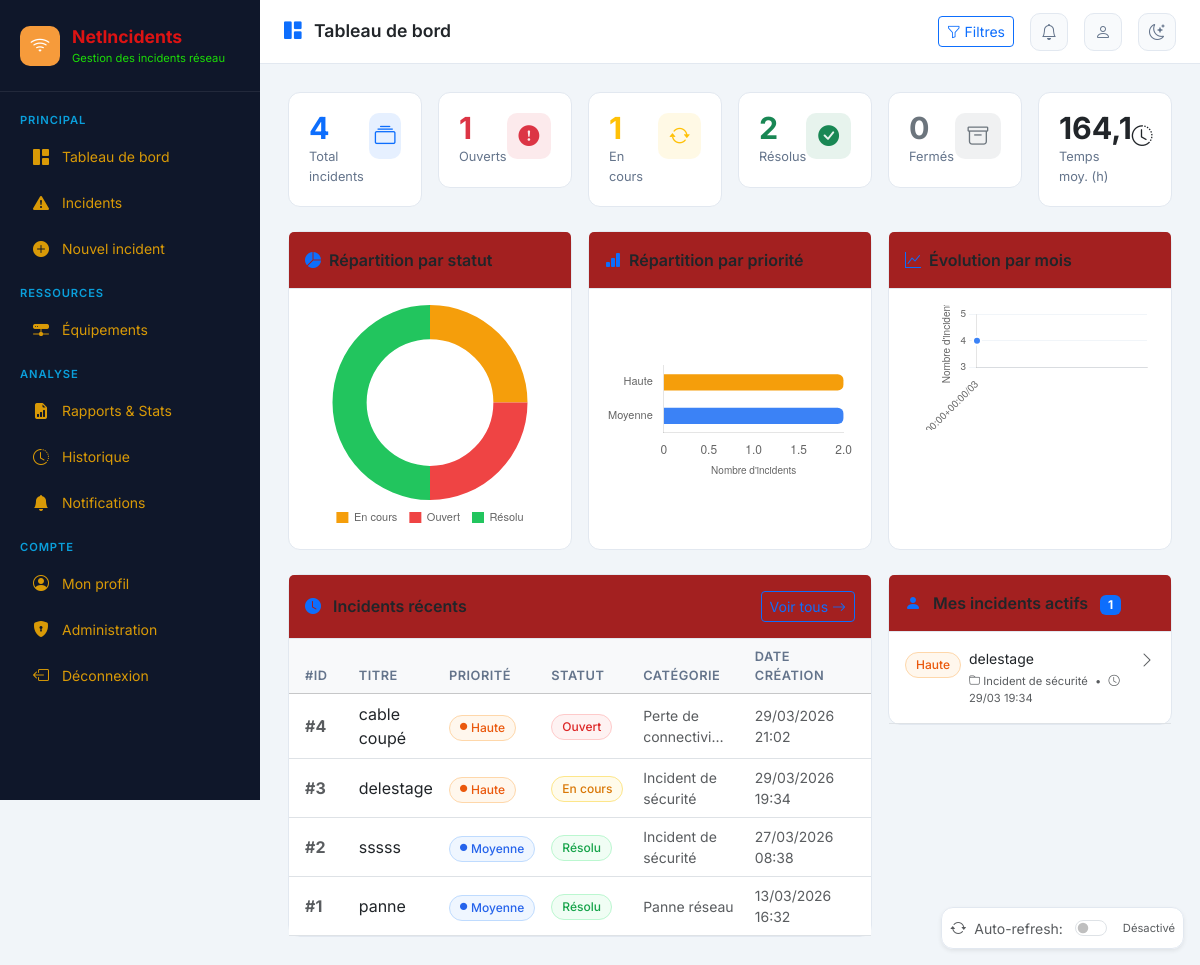
The app's page / (signed in), older data.
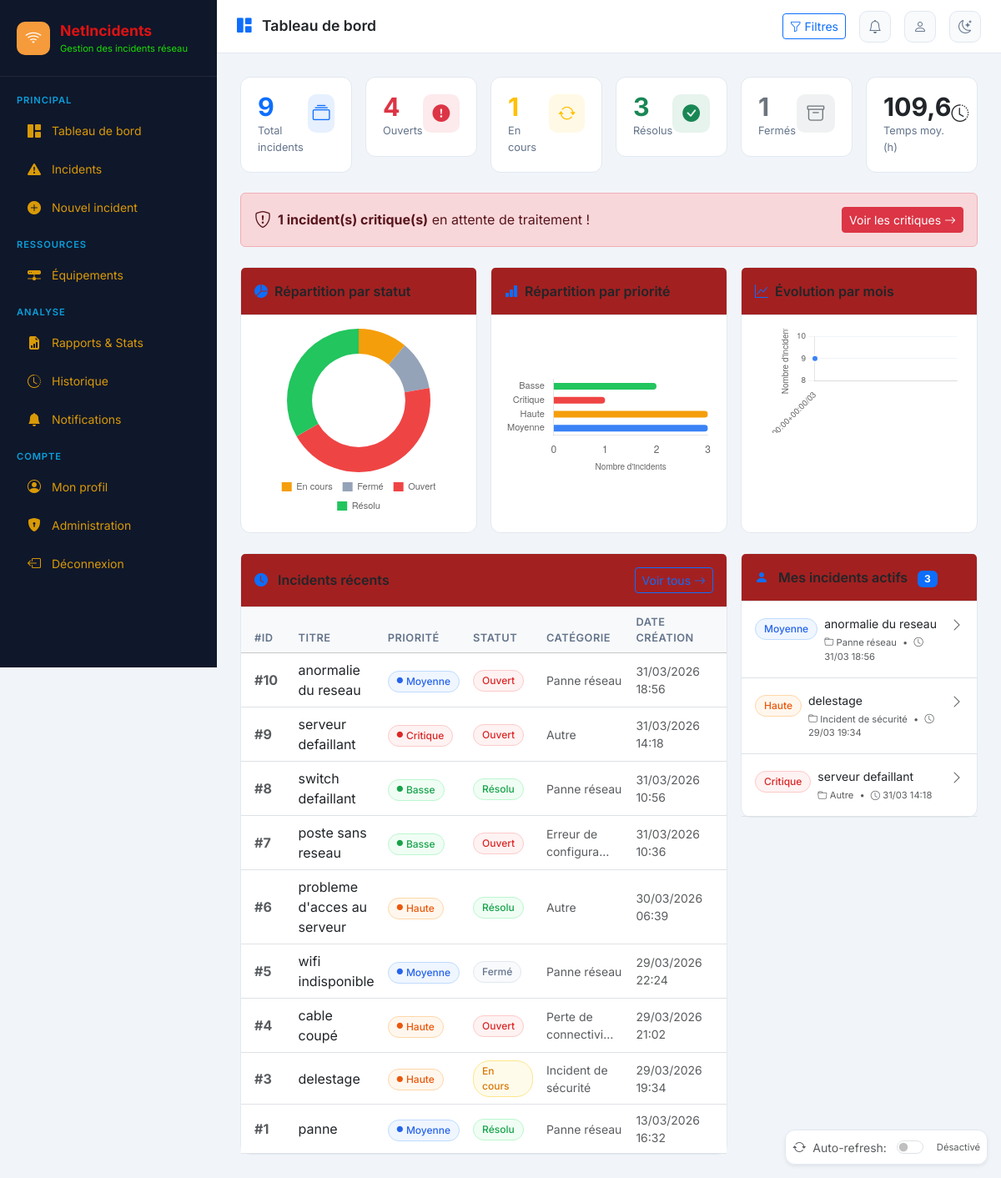
The same page, newer data.
### incidents/models.py (models this page shows, shortened)
class Incident(models.Model):
    PRIORITE = [
        ('critique', 'Critique'),
        ('haute', 'Haute'),
        ('moyenne', 'Moyenne'),
        ('basse', 'Basse'),
    ]
    STATUT = [
        ('ouvert', 'Ouvert'),
        ('en_cours', 'En cours'),
        ('resolu', 'Résolu'),
        ('ferme', 'Fermé'),
    ]
    CATEGORIE = [
        ('panne_reseau', 'Panne réseau'),
        ('lenteur', 'Lenteur / Dégradation'),
        ('securite', 'Incident de sécurité'),
        ('configuration', 'Erreur de configuration'),
        ('materiel', 'Défaillance matérielle'),
        ('logiciel', 'Incident logiciel'),
        ('connectivite', 'Perte de connectivité'),
        ('autre', 'Autre'),
    ]
    titre = models.CharField(max_length=200, verbose_name="Titre")
    description = models.TextField(verbose_name="Description")
    categorie = models.CharField(max_length=30, choices=CATEGORIE, default='autre', verbose_name="Catégorie")
    priorite = models.CharField(max_length=20, choices=PRIORITE, default='moyenne', verbose_name="Priorité")
    statut = models.CharField(max_length=20, choices=STATUT, default='ouvert', verbose_name="Statut")
    equipements = models.ManyToManyField(Equipement, blank=True, verbose_name="Équipements concernés")
    date_creation = models.DateTimeField(auto_now_add=True, verbose_name="Date de création")
    date_modification = models.DateTimeField(auto_now=True, verbose_name="Dernière modification")
    date_resolution = models.DateTimeField(null=True, blank=True, verbose_name="Date de résolution")
    date_fermeture = models.DateTimeField(null=True, blank=True, verbose_name="Date de fermeture")
    cree_par = models.ForeignKey(
        User, on_delete=models.SET_NULL, null=True,
        related_name='incidents_crees', verbose_name="Créé par"
    )
    assigne_a = models.ForeignKey(
        User, on_delete=models.SET_NULL, null=True, blank=True,
        related_name='incidents_assignes', verbose_name="Assigné à"
    )
    impact = models.TextField(blank=True, verbose_name="Impact métier")
    cause_racine = models.TextField(blank=True, verbose_name="Cause racine")
    solution_appliquee = models.TextField(blank=True, verbose_name="Solution appliquée")
    class Meta:
        verbose_name = "Incident"
        verbose_name_plural = "Incidents"
        ordering = ['-date_creation']

### incidents/views.py (the view, shortened to what this page needs)
# urls.py: path('', views.dashboard, name='accueil'),
@login_required
def dashboard(request):
    statut_filtre = request.GET.get('statut', '')
    priorite_filtre = request.GET.get('priorite', '')
    categorie_filtre = request.GET.get('categorie', '')
    recherche = request.GET.get('recherche', '')
    periode = request.GET.get('periode', '')  # aujourdhui, hier, cette_semaine, semaine_derniere, ce_mois, mois_dernier, personnalise
    date_debut = request.GET.get('date_debut', '')
    date_fin = request.GET.get('date_fin', '')
    incidents_queryset = Incident.objects.select_related('cree_par', 'assigne_a')
    if recherche:
        incidents_queryset = incidents_queryset.filter(
            Q(titre__icontains=recherche) | Q(description__icontains=recherche)
        )
    if statut_filtre:
        incidents_queryset = incidents_queryset.filter(statut=statut_filtre)
    if priorite_filtre:
        incidents_queryset = incidents_queryset.filter(priorite=priorite_filtre)
    if categorie_filtre:
        incidents_queryset = incidents_queryset.filter(categorie=categorie_filtre)
    today = timezone.now().date()
    if periode == 'aujourdhui':
        incidents_queryset = incidents_queryset.filter(date_creation__date=today)
        periode_label = "Aujourd'hui"
    elif periode == 'hier':
        hier = today - timedelta(days=1)
        incidents_queryset = incidents_queryset.filter(date_creation__date=hier)
        periode_label = "Hier"
    elif periode == 'cette_semaine':
        debut_semaine = today - timedelta(days=today.weekday())
        incidents_queryset = incidents_queryset.filter(date_creation__date__gte=debut_semaine)
        periode_label = "Cette semaine"
    elif periode == 'ce_mois':
        debut_mois = today.replace(day=1)
        incidents_queryset = incidents_queryset.filter(date_creation__date__gte=debut_mois)
        periode_label = "Ce mois"
    else:
        periode_label = "Toutes dates"
    total = incidents_queryset.count()
    ouverts = incidents_queryset.filter(statut='ouvert').count()
    en_cours = incidents_queryset.filter(statut='en_cours').count()
    resolus = incidents_queryset.filter(statut='resolu').count()
    fermes = incidents_queryset.filter(statut='ferme').count()
    critiques = incidents_queryset.filter(priorite='critique', statut__in=['ouvert', 'en_cours']).count()
    derniers_incidents = incidents_queryset.order_by('-date_creation')[:10]
    mes_incidents = incidents_queryset.filter(
        assigne_a=request.user,
        statut__in=['ouvert', 'en_cours']
    ).order_by('-priorite', '-date_creation')[:5]
    stats_par_statut = list(
        incidents_queryset.values('statut').annotate(total=Count('id'))
    )
    stats_par_priorite = list(
        incidents_queryset.values('priorite').annotate(total=Count('id'))
    )
    stats_par_categorie = list(
        incidents_queryset.values('categorie').annotate(total=Count('id')).order_by('-total')[:6]
    )
    if periode == 'cette_semaine' or periode == 'semaine_derniere' or periode == 'personnalise' and date_debut and date_fin:
        evolution_data = (
            incidents_queryset
            .annotate(jour=TruncDate('date_creation'))
            .values('jour')
            .annotate(total=Count('id'))
            .order_by('jour')
        )
        evolution_label = "par jour"
    else:
        evolution_data = (
            incidents_queryset
            .annotate(mois=TruncMonth('date_creation'))
            .values('mois')
            .annotate(total=Count('id'))
            .order_by('mois')
        )
        evolution_label = "par mois"
    date_limite = timezone.now() - timedelta(days=7)
    incidents_semaine = (
        Incident.objects.filter(date_creation__gte=date_limite)
        .annotate(jour=TruncDate('date_creation'))
        .values('jour')
        .annotate(total=Count('id'))
        .order_by('jour')
    )
    statuts = Incident.STATUT
    priorites = Incident.PRIORITE
    categories = Incident.CATEGORIE
    incidents_resolus = incidents_queryset.filter(
        statut='resolu',
        date_resolution__isnull=False
    )
    temps_moyen_resolution = None
    if incidents_resolus.exists():
        temps_total = sum(
            (inc.date_resolution - inc.date_creation).total_seconds() / 3600
            for inc in incidents_resolus
        )
        temps_moyen_resolution = round(temps_total / incidents_resolus.count(), 1)
    notifications = Notification.objects.filter(
        utilisateur=request.user, lue=False
    ).order_by('-date_creation')[:5]
    context = {
        'total': total,
        'ouverts': ouverts,
        'en_cours': en_cours,
        'resolus': resolus,
        'fermes': fermes,
        'critiques': critiques,
        'derniers_incidents': derniers_incidents,
        'mes_incidents': mes_incidents,
        'stats_par_statut': json.dumps(stats_par_statut),
        'stats_par_priorite': json.dumps(stats_par_priorite),
        'stats_par_categorie': json.dumps(stats_par_categorie),
        'incidents_semaine': json.dumps([
            {'jour': str(i['jour']), 'total': i['total']} for i in incidents_semaine
        ]),
        'evolution_data': json.dumps([
            {'periode': str(item[list(item.keys())[0]]), 'total': item['total']}
            for item in evolution_data
        ]),
        'evolution_label': evolution_label,
        'notifications': notifications,
        'nb_notifs': Notification.objects.filter(utilisateur=request.user, lue=False).count(),
        'statuts': statuts,
        'priorites': priorites,
        'categories': categories,
        'filtre_statut': statut_filtre,
        'filtre_priorite': priorite_filtre,
        'filtre_categorie': categorie_filtre,
        'recherche': recherche,
        'periode': periode,
        'periode_label': periode_label,
        'date_debut': date_debut,
        'date_fin': date_fin,
        'temps_moyen_resolution': temps_moyen_resolution,
    }
    return render(request, 'incidents/dashboard.html', context)

### incidents/templates/incidents/dashboard.html (shortened to what the changed rows need)
{% extends 'incidents/base.html' %}
{% load static %}
{% block content %}
<div class="row g-3 mb-4">
    <div class="col-6 col-lg-2">
        <div class="stat-card">
            <div class="d-flex align-items-start justify-content-between">
                <div>
                    <div class="stat-value text-primary">{{ total }}</div>
                    <div class="stat-label">Total incidents</div>
                </div>
            </div>
        </div>
    </div>
    <div class="col-6 col-lg-2">
        <div class="stat-card">
            <div class="d-flex align-items-start justify-content-between">
                <div>
                    <div class="stat-value text-danger">{{ ouverts }}</div>
                    <div class="stat-label">Ouverts</div>
                </div>
            </div>
        </div>
    </div>
    <div class="col-6 col-lg-2">
        <div class="stat-card">
            <div class="d-flex align-items-start justify-content-between">
                <div>
                    <div class="stat-value text-success">{{ resolus }}</div>
                    <div class="stat-label">Résolus</div>
                </div>
            </div>
        </div>
    </div>
    <div class="col-6 col-lg-2">
        <div class="stat-card">
            <div class="d-flex align-items-start justify-content-between">
                <div>
                    <div class="stat-value text-secondary">{{ fermes }}</div>
                    <div class="stat-label">Fermés</div>
                </div>
            </div>
        </div>
    </div>
    <div class="col-6 col-lg-2">
        <div class="stat-card">
            <div class="d-flex align-items-start justify-content-between">
                <div>
                    <div class="stat-value text-purple">{{ temps_moyen_resolution|default:"-" }}</div>
                    <div class="stat-label">Temps moy. (h)</div>
                </div>
            </div>
        </div>
    </div>
</div>
{% if critiques > 0 %}
<div class="alert alert-danger d-flex align-items-center gap-2 mb-4" role="alert">
    <i class="bi bi-shield-exclamation fs-5"></i>
    <div class="flex-grow-1">
        <strong>{{ critiques }} incident(s) critique(s)</strong> en attente de traitement !
    </div>
    <a href="{% url 'liste_incidents' %}?priorite=critique&statut=ouvert" class="btn btn-sm btn-danger ms-auto">
        Voir les critiques <i class="bi bi-arrow-right"></i>
    </a>
</div>
{% endif %}
<div class="row g-3 mb-4">
    <div class="col-lg-4">
        <div class="card h-100">
            <div class="card-body d-flex align-items-center justify-content-center" style="height:260px">
                <canvas id="chartStatut"></canvas>
            </div>
        </div>
    </div>
    <div class="col-lg-4">
        <div class="card h-100">
            <div class="card-body d-flex align-items-center justify-content-center" style="height:260px">
                <canvas id="chartPriorite"></canvas>
            </div>
        </div>
    </div>
    <div class="col-lg-4">
        <div class="card h-100">
            <div class="card-body" style="height:260px">
                <canvas id="chartEvolution"></canvas>
            </div>
        </div>
    </div>
</div>
<div class="row g-3">
    <div class="col-lg-8">
        <div class="card">
            <div class="card-body p-0">
                <div class="table-responsive">
                    <table class="table table-hover align-middle mb-0">
                        <thead class="table-light">
                            <tr>
                                <th class="ps-3" style="width: 70px">#ID</th>
                                <th>Titre</th>
                                <th style="width: 100px">Priorité</th>
                                <th style="width: 100px">Statut</th>
                                <th style="width: 120px">Catégorie</th>
                                <th style="width: 140px">Date création</th>
                            </tr>
                        </thead>
                        <tbody>
                            {% for inc in derniers_incidents %}
                            <tr>
                                <td class="ps-3 text-muted fw-bold">#{{ inc.id }}</td>
                                <td>
                                    <a href="{% url 'detail_incident' inc.pk %}" class="text-decoration-none text-dark fw-500">
                                        {{ inc.titre|truncatechars:60 }}
                                    </a>
                                </td>
                                <td>
                                    <span class="incident-badge badge-{{ inc.priorite }}">
                                        <i class="bi bi-circle-fill" style="font-size:.45rem"></i>
                                        {{ inc.get_priorite_display }}
                                    </span>
                                </td>
                                <td>
                                    <span class="incident-badge badge-{{ inc.statut }}">
                                        {{ inc.get_statut_display }}
                                    </span>
                                </td>
                                <td class="text-muted small">{{ inc.get_categorie_display|truncatechars:20 }}</td>
                                <td class="text-muted small">{{ inc.date_creation|date:"d/m/Y H:i" }}</td>
                            </tr>
                            {% endfor %}
                        </tbody>
                    </table>
                </div>
            </div>
        </div>
    </div>
    <div class="col-lg-4">
        <div class="card mb-3">
            <div class="card-header py-3">
                <i class="bi bi-person-fill text-primary me-2"></i>
                Mes incidents actifs
                <span class="badge bg-primary ms-2">{{ mes_incidents|length }}</span>
            </div>
            <div class="card-body p-0">
                {% for inc in mes_incidents %}
                <a href="{% url 'detail_incident' inc.pk %}" class="d-block px-3 py-3 border-bottom text-decoration-none text-dark hover-bg">
                    <div class="d-flex align-items-start gap-2">
                        <span class="incident-badge badge-{{ inc.priorite }} mt-1 flex-shrink-0">
                            {{ inc.get_priorite_display }}
                        </span>
                        <div class="flex-grow-1">
                            <div class="fw-500 small mb-1">{{ inc.titre|truncatechars:50 }}</div>
                            <div class="text-muted" style="font-size:.7rem">
                                <i class="bi bi-folder"></i> {{ inc.get_categorie_display }}
                                <span class="mx-1">•</span>
                                <i class="bi bi-clock"></i> {{ inc.date_creation|date:"d/m H:i" }}
                            </div>
                        </div>
                        <i class="bi bi-chevron-right text-muted"></i>
                    </div>
                </a>
                {% empty %}
                <div class="text-center text-muted py-5 px-3">
                    <i class="bi bi-check2-all fs-2 text-success d-block mb-2"></i>
                    <span class="small">Aucun incident actif assigné</span>
                </div>
                {% endfor %}
            </div>
        </div>
    </div>
</div>
{% endblock %}

Row changes from the older to the newer data that the page shows:
removed Incident: id "2", titre "sssss", priorite "Moyenne", statut "Résolu", categorie "Incident de sécurité", date_creation "27/03/2026 08:38"
added Incident: id "10", titre "anormalie du reseau", priorite "Moyenne", statut "Ouvert", categorie "Panne réseau", date_creation "31/03/2026 18:56", date_creation "31/03 18:56"
added Incident: id "9", titre "serveur defaillant", priorite "Critique", statut "Ouvert", categorie "Autre", date_creation "31/03/2026 14:18", date_creation "31/03 14:18"
added Incident: id "8", titre "switch defaillant", priorite "Basse", statut "Résolu", categorie "Panne réseau", date_creation "31/03/2026 10:56"
added Incident: id "7", titre "poste sans reseau", priorite "Basse", statut "Ouvert", categorie "Erreur de configura…", date_creation "31/03/2026 10:36"
added Incident: id "6", titre "probleme d'acces au serveur", priorite "Haute", statut "Résolu", categorie "Autre", date_creation "30/03/2026 06:39"
added Incident: id "5", titre "wifi indisponible", priorite "Moyenne", statut "Fermé", categorie "Panne réseau", date_creation "29/03/2026 22:24"
Text that changed along with them:
{{ total }}: "4" → "9"
{{ ouverts }}: "1" → "4"
{{ resolus }}: "2" → "3"
{{ fermes }}: "0" → "1"
{{ temps_moyen_resolution|default:"-" }}: "164,1" → "109,6"
{{ critiques }}: (not shown) → "1"
chart data {{ stats_par_statut|safe }}: [{"statut": "en_cours", "total": 1}, {"statut": "ouvert", "total": 1}, {"statut": "resolu", "total": 2}] → [{"statut": "en_cours", "total": 1}, {"statut": "ferme", "total": 1}, {"statut": "ouvert", "total": 4}, {"statut": "resolu", "total": 3}]
chart data {{ stats_par_priorite|safe }}: [{"priorite": "haute", "total": 2}, {"priorite": "moyenne", "total": 2}] → [{"priorite": "basse", "total": 2}, {"priorite": "critique", "total": 1}, {"priorite": "haute", "total": 3}, {"priorite": "moyenne", "total": 3}]
{{ mes_incidents|length }}: "1" → "3"
text now shown: "incident(s) critique(s) en attente de traitement ! Voir les critiques"
